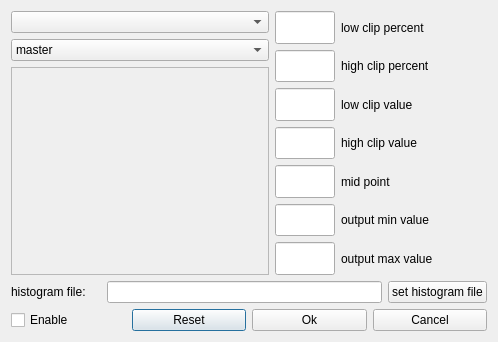
<?xml version="1.0" encoding="UTF-8"?>
<ui version="4.0">
 <class>HistogramRemapperEditor</class>
 <widget class="QDialog" name="HistogramRemapperEditor">
  <property name="geometry">
   <rect>
    <x>0</x>
    <y>0</y>
    <width>498</width>
    <height>342</height>
   </rect>
  </property>
  <property name="sizePolicy">
   <sizepolicy hsizetype="Preferred" vsizetype="Preferred">
    <horstretch>0</horstretch>
    <verstretch>0</verstretch>
   </sizepolicy>
  </property>
  <property name="windowTitle">
   <string>Dialog</string>
  </property>
  <layout class="QVBoxLayout" name="verticalLayout_3">
   <item>
    <layout class="QHBoxLayout" name="horizontalLayout_9">
     <item>
      <layout class="QVBoxLayout" name="verticalLayout">
       <item>
        <widget class="QComboBox" name="m_stretchModeComboBox">
         <property name="minimumSize">
          <size>
           <width>130</width>
           <height>0</height>
          </size>
         </property>
        </widget>
       </item>
       <item>
        <widget class="QComboBox" name="m_bandComboBox">
         <property name="minimumSize">
          <size>
           <width>130</width>
           <height>0</height>
          </size>
         </property>
         <item>
          <property name="text">
           <string>master</string>
          </property>
         </item>
        </widget>
       </item>
       <item>
        <widget class="ossimGui::HistogramWidget" name="m_histogramWidget">
         <property name="minimumSize">
          <size>
           <width>258</width>
           <height>138</height>
          </size>
         </property>
         <property name="maximumSize">
          <size>
           <width>999999</width>
           <height>999999</height>
          </size>
         </property>
         <property name="frameShape">
          <enum>QFrame::StyledPanel</enum>
         </property>
         <property name="frameShadow">
          <enum>QFrame::Raised</enum>
         </property>
        </widget>
       </item>
      </layout>
     </item>
     <item>
      <layout class="QVBoxLayout" name="verticalLayout_2">
       <item>
        <layout class="QHBoxLayout" name="horizontalLayout_2">
         <item>
          <widget class="QLineEdit" name="m_lowClipPercentLineEdit">
           <property name="sizePolicy">
            <sizepolicy hsizetype="MinimumExpanding" vsizetype="Fixed">
             <horstretch>0</horstretch>
             <verstretch>0</verstretch>
            </sizepolicy>
           </property>
           <property name="minimumSize">
            <size>
             <width>60</width>
             <height>0</height>
            </size>
           </property>
           <property name="maximumSize">
            <size>
             <width>60</width>
             <height>32767</height>
            </size>
           </property>
           <property name="readOnly">
            <bool>true</bool>
           </property>
          </widget>
         </item>
         <item>
          <widget class="QLabel" name="m_lowClipPercentLineEditLabel">
           <property name="text">
            <string>low clip percent</string>
           </property>
           <property name="wordWrap">
            <bool>false</bool>
           </property>
          </widget>
         </item>
         <item>
          <spacer name="spacer11_2">
           <property name="orientation">
            <enum>Qt::Horizontal</enum>
           </property>
           <property name="sizeType">
            <enum>QSizePolicy::Expanding</enum>
           </property>
           <property name="sizeHint" stdset="0">
            <size>
             <width>13</width>
             <height>21</height>
            </size>
           </property>
          </spacer>
         </item>
        </layout>
       </item>
       <item>
        <layout class="QHBoxLayout" name="horizontalLayout_3">
         <item>
          <widget class="QLineEdit" name="m_highClipPercentLineEdit">
           <property name="sizePolicy">
            <sizepolicy hsizetype="MinimumExpanding" vsizetype="Fixed">
             <horstretch>0</horstretch>
             <verstretch>0</verstretch>
            </sizepolicy>
           </property>
           <property name="minimumSize">
            <size>
             <width>60</width>
             <height>0</height>
            </size>
           </property>
           <property name="maximumSize">
            <size>
             <width>60</width>
             <height>32767</height>
            </size>
           </property>
           <property name="readOnly">
            <bool>true</bool>
           </property>
          </widget>
         </item>
         <item>
          <widget class="QLabel" name="m_highClipPercentLineEditLabel">
           <property name="text">
            <string>high clip percent</string>
           </property>
           <property name="wordWrap">
            <bool>false</bool>
           </property>
          </widget>
         </item>
         <item>
          <spacer name="spacer12_2">
           <property name="orientation">
            <enum>Qt::Horizontal</enum>
           </property>
           <property name="sizeType">
            <enum>QSizePolicy::Expanding</enum>
           </property>
           <property name="sizeHint" stdset="0">
            <size>
             <width>13</width>
             <height>21</height>
            </size>
           </property>
          </spacer>
         </item>
        </layout>
       </item>
       <item>
        <layout class="QHBoxLayout" name="horizontalLayout_4">
         <item>
          <widget class="QLineEdit" name="m_lowClipValueLineEdit">
           <property name="minimumSize">
            <size>
             <width>60</width>
             <height>0</height>
            </size>
           </property>
           <property name="maximumSize">
            <size>
             <width>60</width>
             <height>32767</height>
            </size>
           </property>
           <property name="readOnly">
            <bool>true</bool>
           </property>
          </widget>
         </item>
         <item>
          <widget class="QLabel" name="m_lowClipValueLineEditLabel">
           <property name="text">
            <string>low clip value</string>
           </property>
           <property name="wordWrap">
            <bool>false</bool>
           </property>
          </widget>
         </item>
         <item>
          <spacer name="spacer13_2">
           <property name="orientation">
            <enum>Qt::Horizontal</enum>
           </property>
           <property name="sizeType">
            <enum>QSizePolicy::Expanding</enum>
           </property>
           <property name="sizeHint" stdset="0">
            <size>
             <width>40</width>
             <height>20</height>
            </size>
           </property>
          </spacer>
         </item>
        </layout>
       </item>
       <item>
        <layout class="QHBoxLayout" name="horizontalLayout_5">
         <item>
          <widget class="QLineEdit" name="m_highClipValueLineEdit">
           <property name="minimumSize">
            <size>
             <width>60</width>
             <height>0</height>
            </size>
           </property>
           <property name="maximumSize">
            <size>
             <width>60</width>
             <height>32767</height>
            </size>
           </property>
           <property name="readOnly">
            <bool>true</bool>
           </property>
          </widget>
         </item>
         <item>
          <widget class="QLabel" name="m_highClipValueLineEditLabel">
           <property name="text">
            <string>high clip value</string>
           </property>
           <property name="wordWrap">
            <bool>false</bool>
           </property>
          </widget>
         </item>
         <item>
          <spacer name="spacer14_2">
           <property name="orientation">
            <enum>Qt::Horizontal</enum>
           </property>
           <property name="sizeType">
            <enum>QSizePolicy::Expanding</enum>
           </property>
           <property name="sizeHint" stdset="0">
            <size>
             <width>40</width>
             <height>20</height>
            </size>
           </property>
          </spacer>
         </item>
        </layout>
       </item>
       <item>
        <layout class="QHBoxLayout" name="horizontalLayout_6">
         <item>
          <widget class="QLineEdit" name="m_midPointLineEdit">
           <property name="sizePolicy">
            <sizepolicy hsizetype="MinimumExpanding" vsizetype="Fixed">
             <horstretch>0</horstretch>
             <verstretch>0</verstretch>
            </sizepolicy>
           </property>
           <property name="minimumSize">
            <size>
             <width>60</width>
             <height>0</height>
            </size>
           </property>
           <property name="maximumSize">
            <size>
             <width>60</width>
             <height>32767</height>
            </size>
           </property>
           <property name="readOnly">
            <bool>true</bool>
           </property>
          </widget>
         </item>
         <item>
          <widget class="QLabel" name="m_midPointLineEditLabel">
           <property name="text">
            <string>mid point</string>
           </property>
           <property name="wordWrap">
            <bool>false</bool>
           </property>
          </widget>
         </item>
         <item>
          <spacer name="spacer15_2">
           <property name="orientation">
            <enum>Qt::Horizontal</enum>
           </property>
           <property name="sizeType">
            <enum>QSizePolicy::Expanding</enum>
           </property>
           <property name="sizeHint" stdset="0">
            <size>
             <width>40</width>
             <height>20</height>
            </size>
           </property>
          </spacer>
         </item>
        </layout>
       </item>
       <item>
        <layout class="QHBoxLayout" name="horizontalLayout_7">
         <item>
          <widget class="QLineEdit" name="m_outputMinValue">
           <property name="minimumSize">
            <size>
             <width>60</width>
             <height>0</height>
            </size>
           </property>
           <property name="maximumSize">
            <size>
             <width>60</width>
             <height>32767</height>
            </size>
           </property>
           <property name="readOnly">
            <bool>true</bool>
           </property>
          </widget>
         </item>
         <item>
          <widget class="QLabel" name="m_outputMinValueLabel">
           <property name="text">
            <string>output min value</string>
           </property>
           <property name="wordWrap">
            <bool>false</bool>
           </property>
          </widget>
         </item>
         <item>
          <spacer name="spacer16_2">
           <property name="orientation">
            <enum>Qt::Horizontal</enum>
           </property>
           <property name="sizeType">
            <enum>QSizePolicy::Expanding</enum>
           </property>
           <property name="sizeHint" stdset="0">
            <size>
             <width>13</width>
             <height>19</height>
            </size>
           </property>
          </spacer>
         </item>
        </layout>
       </item>
       <item>
        <layout class="QHBoxLayout" name="horizontalLayout_8">
         <item>
          <widget class="QLineEdit" name="m_outputMaxValue">
           <property name="minimumSize">
            <size>
             <width>60</width>
             <height>0</height>
            </size>
           </property>
           <property name="maximumSize">
            <size>
             <width>60</width>
             <height>32767</height>
            </size>
           </property>
           <property name="readOnly">
            <bool>true</bool>
           </property>
          </widget>
         </item>
         <item>
          <widget class="QLabel" name="textLabel10_2">
           <property name="text">
            <string>output max value</string>
           </property>
           <property name="wordWrap">
            <bool>false</bool>
           </property>
          </widget>
         </item>
         <item>
          <spacer name="spacer17_2">
           <property name="orientation">
            <enum>Qt::Horizontal</enum>
           </property>
           <property name="sizeType">
            <enum>QSizePolicy::Expanding</enum>
           </property>
           <property name="sizeHint" stdset="0">
            <size>
             <width>13</width>
             <height>19</height>
            </size>
           </property>
          </spacer>
         </item>
        </layout>
       </item>
      </layout>
     </item>
    </layout>
   </item>
   <item>
    <layout class="QHBoxLayout" name="horizontalLayout_10">
     <item>
      <widget class="QLabel" name="m_histogramFileLineEditLabel">
       <property name="minimumSize">
        <size>
         <width>90</width>
         <height>0</height>
        </size>
       </property>
       <property name="text">
        <string>histogram file:</string>
       </property>
       <property name="wordWrap">
        <bool>false</bool>
       </property>
      </widget>
     </item>
     <item>
      <widget class="QLineEdit" name="m_histogramFileLineEdit">
       <property name="minimumSize">
        <size>
         <width>220</width>
         <height>0</height>
        </size>
       </property>
       <property name="text">
        <string/>
       </property>
       <property name="readOnly">
        <bool>true</bool>
       </property>
      </widget>
     </item>
     <item>
      <widget class="QPushButton" name="m_histogramFilePushButton">
       <property name="text">
        <string>set histogram file</string>
       </property>
       <property name="autoDefault">
        <bool>false</bool>
       </property>
      </widget>
     </item>
    </layout>
   </item>
   <item>
    <layout class="QHBoxLayout" name="horizontalLayout">
     <item>
      <widget class="QCheckBox" name="m_enableButton">
       <property name="text">
        <string>Enable</string>
       </property>
      </widget>
     </item>
     <item>
      <widget class="QPushButton" name="m_resetButton">
       <property name="text">
        <string>Reset</string>
       </property>
      </widget>
     </item>
     <item>
      <widget class="QPushButton" name="m_okButton">
       <property name="text">
        <string>Ok</string>
       </property>
      </widget>
     </item>
     <item>
      <widget class="QPushButton" name="m_cancelButton">
       <property name="text">
        <string>Cancel</string>
       </property>
      </widget>
     </item>
    </layout>
   </item>
  </layout>
 </widget>
 <customwidgets>
  <customwidget>
   <class>ossimGui::HistogramWidget</class>
   <extends>QFrame</extends>
   <header>ossimGui/HistogramWidget.h</header>
   <container>1</container>
  </customwidget>
 </customwidgets>
 <resources/>
 <connections/>
</ui>
